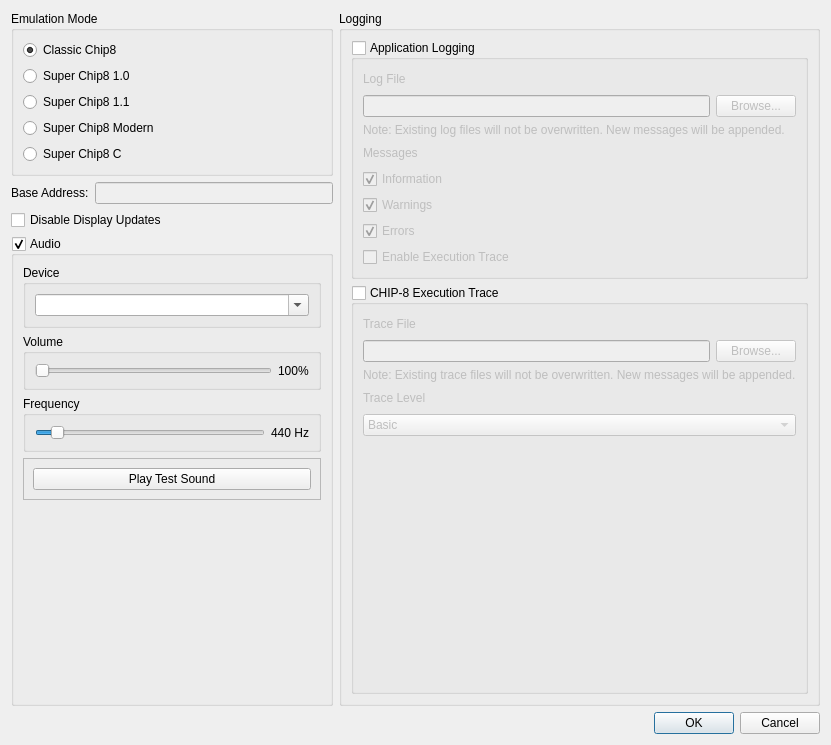
<?xml version="1.0" encoding="UTF-8"?>
<ui version="4.0">
 <class>ConfigDialog</class>
 <widget class="QDialog" name="ConfigDialog">
  <property name="geometry">
   <rect>
    <x>0</x>
    <y>0</y>
    <width>831</width>
    <height>745</height>
   </rect>
  </property>
  <property name="windowTitle">
   <string>Dialog</string>
  </property>
  <layout class="QVBoxLayout" name="verticalLayout_6">
   <item>
    <layout class="QHBoxLayout" name="horizontalLayout_3">
     <item>
      <layout class="QVBoxLayout" name="verticalLayout_4">
       <item>
        <widget class="QGroupBox" name="groupBox_2">
         <property name="title">
          <string>Emulation Mode</string>
         </property>
         <layout class="QVBoxLayout" name="verticalLayout">
          <item>
           <widget class="QRadioButton" name="classicRadioButton">
            <property name="text">
             <string>Classic Chip8</string>
            </property>
            <property name="checked">
             <bool>true</bool>
            </property>
           </widget>
          </item>
          <item>
           <widget class="QRadioButton" name="super10RadioButton">
            <property name="enabled">
             <bool>true</bool>
            </property>
            <property name="text">
             <string>Super Chip8 1.0</string>
            </property>
           </widget>
          </item>
          <item>
           <widget class="QRadioButton" name="super11RadioButton">
            <property name="enabled">
             <bool>true</bool>
            </property>
            <property name="text">
             <string>Super Chip8 1.1</string>
            </property>
           </widget>
          </item>
          <item>
           <widget class="QRadioButton" name="superModernRadioButton">
            <property name="enabled">
             <bool>true</bool>
            </property>
            <property name="text">
             <string>Super Chip8 Modern</string>
            </property>
           </widget>
          </item>
          <item>
           <widget class="QRadioButton" name="superCRadioButton">
            <property name="enabled">
             <bool>true</bool>
            </property>
            <property name="text">
             <string>Super Chip8 C</string>
            </property>
           </widget>
          </item>
         </layout>
        </widget>
       </item>
       <item>
        <layout class="QHBoxLayout" name="horizontalLayout">
         <item>
          <widget class="QLabel" name="label_2">
           <property name="text">
            <string>Base Address:</string>
           </property>
          </widget>
         </item>
         <item>
          <widget class="QLineEdit" name="addressLineEdit">
           <property name="enabled">
            <bool>false</bool>
           </property>
          </widget>
         </item>
        </layout>
       </item>
       <item>
        <widget class="QCheckBox" name="disableDisplayUpdatesCheckBox">
         <property name="text">
          <string>Disable Display Updates</string>
         </property>
        </widget>
       </item>
       <item>
        <widget class="QGroupBox" name="enableAudioGroupBox">
         <property name="title">
          <string>Audio</string>
         </property>
         <property name="checkable">
          <bool>true</bool>
         </property>
         <layout class="QVBoxLayout" name="verticalLayout_2">
          <item>
           <widget class="QGroupBox" name="audioDeviceGroupBox">
            <property name="title">
             <string>Device</string>
            </property>
            <layout class="QHBoxLayout" name="horizontalLayout_8">
             <item>
              <widget class="QComboBox" name="audioDeviceComboBox">
               <property name="editable">
                <bool>true</bool>
               </property>
              </widget>
             </item>
            </layout>
           </widget>
          </item>
          <item>
           <widget class="QGroupBox" name="soundVolumeGroupBox">
            <property name="title">
             <string>Volume</string>
            </property>
            <layout class="QHBoxLayout" name="horizontalLayout_2">
             <item>
              <widget class="QSlider" name="soundVolumeSlider">
               <property name="orientation">
                <enum>Qt::Orientation::Horizontal</enum>
               </property>
              </widget>
             </item>
             <item>
              <widget class="QLabel" name="soundVolumeLabel">
               <property name="text">
                <string>100%</string>
               </property>
              </widget>
             </item>
            </layout>
           </widget>
          </item>
          <item>
           <widget class="QGroupBox" name="soundFrequencyGroupBox">
            <property name="title">
             <string>Frequency</string>
            </property>
            <layout class="QHBoxLayout" name="horizontalLayout_9">
             <item>
              <widget class="QSlider" name="soundFrequencySlider">
               <property name="minimum">
                <number>100</number>
               </property>
               <property name="maximum">
                <number>5000</number>
               </property>
               <property name="value">
                <number>440</number>
               </property>
               <property name="orientation">
                <enum>Qt::Orientation::Horizontal</enum>
               </property>
              </widget>
             </item>
             <item>
              <widget class="QLabel" name="soundFrequencyLabel">
               <property name="text">
                <string notr="true">440 Hz</string>
               </property>
              </widget>
             </item>
            </layout>
           </widget>
          </item>
          <item>
           <widget class="QFrame" name="playTestSoundFrame">
            <property name="frameShape">
             <enum>QFrame::Shape::StyledPanel</enum>
            </property>
            <property name="frameShadow">
             <enum>QFrame::Shadow::Raised</enum>
            </property>
            <layout class="QVBoxLayout" name="verticalLayout_9">
             <item>
              <widget class="QPushButton" name="playTestSoundPushButton">
               <property name="text">
                <string>Play Test Sound</string>
               </property>
               <property name="icon">
                <iconset theme="QIcon::ThemeIcon::AudioVolumeHigh"/>
               </property>
               <property name="iconSize">
                <size>
                 <width>16</width>
                 <height>26</height>
                </size>
               </property>
              </widget>
             </item>
            </layout>
           </widget>
          </item>
          <item>
           <spacer name="verticalSpacer">
            <property name="orientation">
             <enum>Qt::Orientation::Vertical</enum>
            </property>
            <property name="sizeHint" stdset="0">
             <size>
              <width>20</width>
              <height>40</height>
             </size>
            </property>
           </spacer>
          </item>
         </layout>
        </widget>
       </item>
      </layout>
     </item>
     <item>
      <widget class="QGroupBox" name="loggingGroupBox">
       <property name="title">
        <string>Logging</string>
       </property>
       <layout class="QVBoxLayout" name="verticalLayout_7">
        <item>
         <widget class="QGroupBox" name="applicationLoggingGroupBox">
          <property name="title">
           <string>Application Logging</string>
          </property>
          <property name="checkable">
           <bool>true</bool>
          </property>
          <property name="checked">
           <bool>false</bool>
          </property>
          <layout class="QVBoxLayout" name="verticalLayout_5">
           <item>
            <layout class="QVBoxLayout" name="logFilenameHorizontalLayout">
             <item>
              <layout class="QHBoxLayout" name="horizontalLayout_4">
               <item>
                <widget class="QLabel" name="label">
                 <property name="text">
                  <string>Log File</string>
                 </property>
                </widget>
               </item>
               <item>
                <spacer name="horizontalSpacer">
                 <property name="orientation">
                  <enum>Qt::Orientation::Horizontal</enum>
                 </property>
                 <property name="sizeHint" stdset="0">
                  <size>
                   <width>40</width>
                   <height>20</height>
                  </size>
                 </property>
                </spacer>
               </item>
              </layout>
             </item>
             <item>
              <layout class="QHBoxLayout" name="logFilenameEntryHorizontalLayout">
               <item>
                <widget class="QLineEdit" name="logFilenameLineEdit">
                 <property name="toolTip">
                  <string>Path of the application log file.</string>
                 </property>
                </widget>
               </item>
               <item>
                <widget class="QPushButton" name="browseLogFilePushButton">
                 <property name="toolTip">
                  <string>Select the application log file.</string>
                 </property>
                 <property name="text">
                  <string>Browse...</string>
                 </property>
                </widget>
               </item>
              </layout>
             </item>
             <item>
              <widget class="QLabel" name="label_6">
               <property name="font">
                <font>
                 <pointsize>9</pointsize>
                </font>
               </property>
               <property name="text">
                <string>Note: Existing log files will not be overwritten. New messages will be appended.</string>
               </property>
               <property name="scaledContents">
                <bool>false</bool>
               </property>
              </widget>
             </item>
            </layout>
           </item>
           <item>
            <layout class="QHBoxLayout" name="horizontalLayout_5">
             <item>
              <widget class="QLabel" name="label_3">
               <property name="text">
                <string>Messages</string>
               </property>
              </widget>
             </item>
             <item>
              <spacer name="horizontalSpacer_2">
               <property name="orientation">
                <enum>Qt::Orientation::Horizontal</enum>
               </property>
               <property name="sizeHint" stdset="0">
                <size>
                 <width>40</width>
                 <height>20</height>
                </size>
               </property>
              </spacer>
             </item>
            </layout>
           </item>
           <item>
            <layout class="QVBoxLayout" name="loggingCategoryVerticalLayout">
             <item>
              <widget class="QCheckBox" name="logInformationCheckBox">
               <property name="toolTip">
                <string>Write informational messages to the application log.</string>
               </property>
               <property name="text">
                <string>Information</string>
               </property>
               <property name="checked">
                <bool>true</bool>
               </property>
              </widget>
             </item>
             <item>
              <widget class="QCheckBox" name="logWarningsCheckBox">
               <property name="toolTip">
                <string>Write warning messages to the application log.</string>
               </property>
               <property name="text">
                <string>Warnings</string>
               </property>
               <property name="checked">
                <bool>true</bool>
               </property>
              </widget>
             </item>
             <item>
              <widget class="QCheckBox" name="logErrorsCheckBox">
               <property name="toolTip">
                <string>Write error messages to the application log.</string>
               </property>
               <property name="text">
                <string>Errors</string>
               </property>
               <property name="checked">
                <bool>true</bool>
               </property>
              </widget>
             </item>
            </layout>
           </item>
           <item>
            <widget class="QCheckBox" name="enableFunctionTraceCheckBox">
             <property name="toolTip">
              <string>Record entry into and exit from selected emulator functions.</string>
             </property>
             <property name="text">
              <string>Enable Execution Trace</string>
             </property>
            </widget>
           </item>
          </layout>
         </widget>
        </item>
        <item>
         <widget class="QGroupBox" name="executionTraceGroupBox">
          <property name="title">
           <string>CHIP-8 Execution Trace</string>
          </property>
          <property name="checkable">
           <bool>true</bool>
          </property>
          <property name="checked">
           <bool>false</bool>
          </property>
          <layout class="QVBoxLayout" name="verticalLayout_8">
           <item>
            <layout class="QVBoxLayout" name="traceFilenameHorizontalLayout">
             <item>
              <layout class="QHBoxLayout" name="horizontalLayout_6">
               <item>
                <widget class="QLabel" name="label_4">
                 <property name="text">
                  <string>Trace File</string>
                 </property>
                </widget>
               </item>
               <item>
                <spacer name="horizontalSpacer_3">
                 <property name="orientation">
                  <enum>Qt::Orientation::Horizontal</enum>
                 </property>
                 <property name="sizeHint" stdset="0">
                  <size>
                   <width>40</width>
                   <height>20</height>
                  </size>
                 </property>
                </spacer>
               </item>
              </layout>
             </item>
             <item>
              <layout class="QHBoxLayout" name="traceFilenameEntryHorizontalLayout">
               <item>
                <widget class="QLineEdit" name="traceFilenameLineEdit">
                 <property name="toolTip">
                  <string>Path of the CHIP-8 execution trace file.</string>
                 </property>
                </widget>
               </item>
               <item>
                <widget class="QPushButton" name="browseTraceFilePushButton">
                 <property name="toolTip">
                  <string>Select the execution trace file.</string>
                 </property>
                 <property name="text">
                  <string>Browse...</string>
                 </property>
                </widget>
               </item>
              </layout>
             </item>
             <item>
              <widget class="QLabel" name="label_7">
               <property name="font">
                <font>
                 <pointsize>9</pointsize>
                </font>
               </property>
               <property name="text">
                <string>Note: Existing trace files will not be overwritten. New messages will be appended.</string>
               </property>
              </widget>
             </item>
            </layout>
           </item>
           <item>
            <layout class="QVBoxLayout" name="verticalLayout_3">
             <item>
              <layout class="QHBoxLayout" name="horizontalLayout_7">
               <item>
                <widget class="QLabel" name="label_5">
                 <property name="text">
                  <string>Trace Level</string>
                 </property>
                </widget>
               </item>
               <item>
                <spacer name="horizontalSpacer_4">
                 <property name="orientation">
                  <enum>Qt::Orientation::Horizontal</enum>
                 </property>
                 <property name="sizeHint" stdset="0">
                  <size>
                   <width>40</width>
                   <height>20</height>
                  </size>
                 </property>
                </spacer>
               </item>
              </layout>
             </item>
             <item>
              <widget class="QComboBox" name="traceLevelComboBox">
               <property name="toolTip">
                <string>Select how much machine state is written for each executed CHIP-8 instruction.</string>
               </property>
               <item>
                <property name="text">
                 <string>Basic</string>
                </property>
               </item>
               <item>
                <property name="text">
                 <string>Register Changes</string>
                </property>
               </item>
               <item>
                <property name="text">
                 <string>Full Machine State</string>
                </property>
               </item>
              </widget>
             </item>
            </layout>
           </item>
           <item>
            <spacer name="verticalSpacer_2">
             <property name="orientation">
              <enum>Qt::Orientation::Vertical</enum>
             </property>
             <property name="sizeHint" stdset="0">
              <size>
               <width>20</width>
               <height>40</height>
              </size>
             </property>
            </spacer>
           </item>
          </layout>
         </widget>
        </item>
       </layout>
      </widget>
     </item>
    </layout>
   </item>
   <item>
    <widget class="QDialogButtonBox" name="buttonBox">
     <property name="orientation">
      <enum>Qt::Orientation::Horizontal</enum>
     </property>
     <property name="standardButtons">
      <set>QDialogButtonBox::StandardButton::Cancel|QDialogButtonBox::StandardButton::Ok</set>
     </property>
    </widget>
   </item>
  </layout>
 </widget>
 <resources/>
 <connections>
  <connection>
   <sender>buttonBox</sender>
   <signal>accepted()</signal>
   <receiver>ConfigDialog</receiver>
   <slot>accept()</slot>
   <hints>
    <hint type="sourcelabel">
     <x>248</x>
     <y>254</y>
    </hint>
    <hint type="destinationlabel">
     <x>157</x>
     <y>274</y>
    </hint>
   </hints>
  </connection>
  <connection>
   <sender>buttonBox</sender>
   <signal>rejected()</signal>
   <receiver>ConfigDialog</receiver>
   <slot>reject()</slot>
   <hints>
    <hint type="sourcelabel">
     <x>316</x>
     <y>260</y>
    </hint>
    <hint type="destinationlabel">
     <x>286</x>
     <y>274</y>
    </hint>
   </hints>
  </connection>
 </connections>
</ui>
